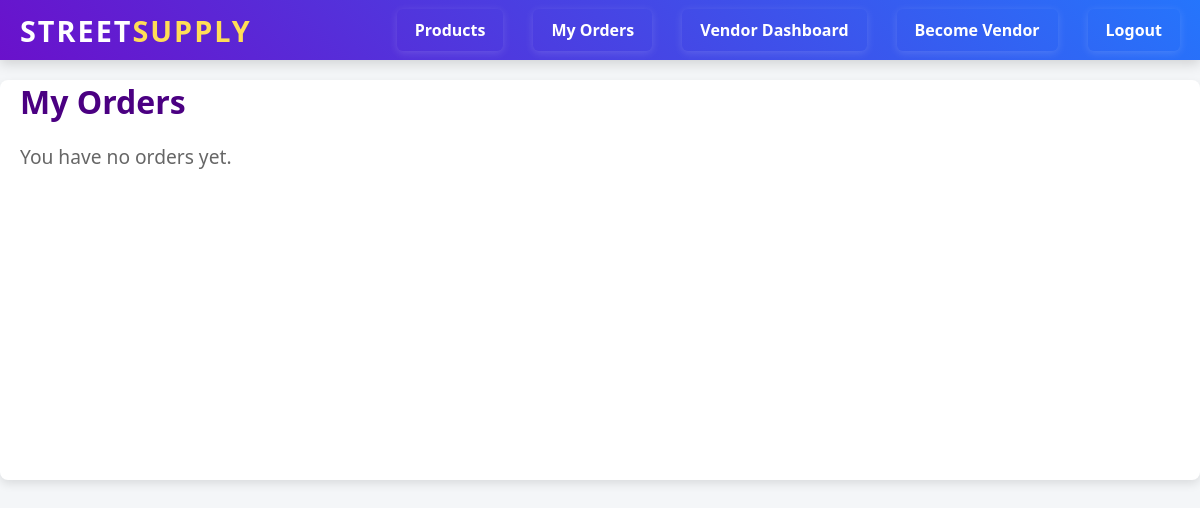
The app's page /orders/ (signed in), older data.
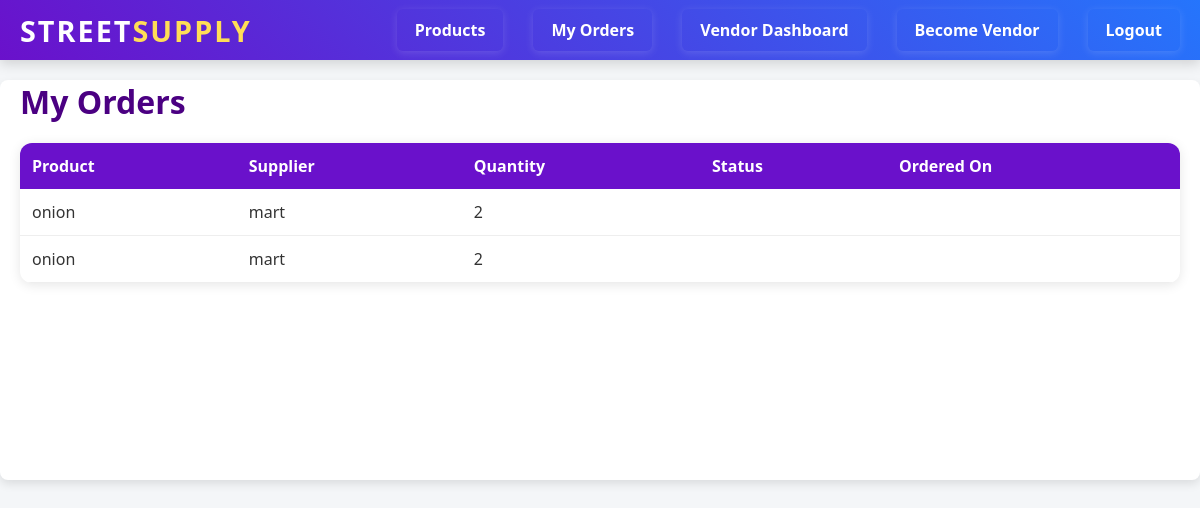
The same page, newer data.
### core/models.py (models this page shows, shortened)
class Order(models.Model):
    user = models.ForeignKey(User, on_delete=models.CASCADE,  null=True, blank=True ) # link order to user
    vendor = models.ForeignKey(Vendor, on_delete=models.CASCADE)
    product = models.ForeignKey(Product, on_delete=models.CASCADE)
    quantity = models.PositiveIntegerField()
    order_date = models.DateTimeField(auto_now_add=True)
    delivered = models.BooleanField(default=False)

class Product(models.Model):
    name = models.CharField(max_length=100)
    supplier = models.ForeignKey(Supplier, on_delete=models.CASCADE)
    price = models.DecimalField(max_digits=7, decimal_places=2)
    stock_quantity = models.PositiveIntegerField()
    unit = models.CharField(max_length=50, default='kg')  # or liter, packet, etc.
    image = models.ImageField(upload_to='product_images/', null=True, blank=True)  # new field

class Supplier(models.Model):
    name = models.CharField(max_length=100)
    company_name = models.CharField(max_length=150)
    phone = models.CharField(max_length=15)
    address = models.TextField()
    average_rating = models.FloatField(default=0.0)
    vendor = models.ForeignKey(Vendor, on_delete=models.CASCADE, null=True, blank=True)

### core/views.py (the view)
# urls.py: path('orders/', views.order_list, name='order_list'),
@login_required(login_url='/login/')
def order_list(request):
    orders = Order.objects.filter(user=request.user).select_related('product', 'product__supplier').all()
    return render(request, 'orders.html', {'orders': orders})

### core/context_processors.py (called while the page is built)
def vendor_status(request):
    is_vendor = False
    if request.user.is_authenticated:
        is_vendor = Vendor.objects.filter(user=request.user).exists()
    return {'is_vendor': is_vendor}

### core/templates/orders.html (shortened to what this page needs)
{% extends "base.html" %}
{% block content %}
<h1 style="color:#4b0082; margin-bottom: 20px;">My Orders</h1>
{% if orders %}
<table style="width: 100%; border-collapse: collapse; box-shadow: 0 2px 12px rgba(0,0,0,0.1); border-radius: 12px; overflow: hidden;">
  <thead style="background-color: #6a11cb; color: white;">
    <tr>
      <th style="padding: 12px; text-align: left;">Product</th>
      <th style="padding: 12px; text-align: left;">Supplier</th>
      <th style="padding: 12px; text-align: left;">Quantity</th>
      <th style="padding: 12px; text-align: left;">Status</th>
      <th style="padding: 12px; text-align: left;">Ordered On</th>
    </tr>
  </thead>
  <tbody>
    {% for order in orders %}
    <tr style="border-bottom: 1px solid #eee;">
      <td style="padding: 12px;">{{ order.product.name }}</td>
      <td style="padding: 12px;">{{ order.product.supplier.company_name }}</td>
      <td style="padding: 12px;">{{ order.quantity }}</td>
      <td style="padding: 12px; color: {% if order.status == 'Pending' %}#FF9800{% elif order.status == 'Completed' %}#4CAF50{% else %}#757575{% endif %}; font-weight: 600;">
      </td>
      <td style="padding: 12px;">{{ order.created_at|date:"M d, Y" }}</td>
    </tr>
    {% endfor %}
  </tbody>
</table>
{% else %}
<p style="font-size: 1.2rem; color: #666;">You have no orders yet.</p>
{% endif %}
{% endblock %}

Row changes from the older to the newer data that the page shows:
added Order: product.name "onion", product.supplier.company_name "mart", quantity "2"
added Order: product.name "onion", product.supplier.company_name "mart", quantity "2"
Text that changed along with them:
text no longer shown: "You have no orders yet."
text now shown: "Product Supplier Quantity Status Ordered On"
